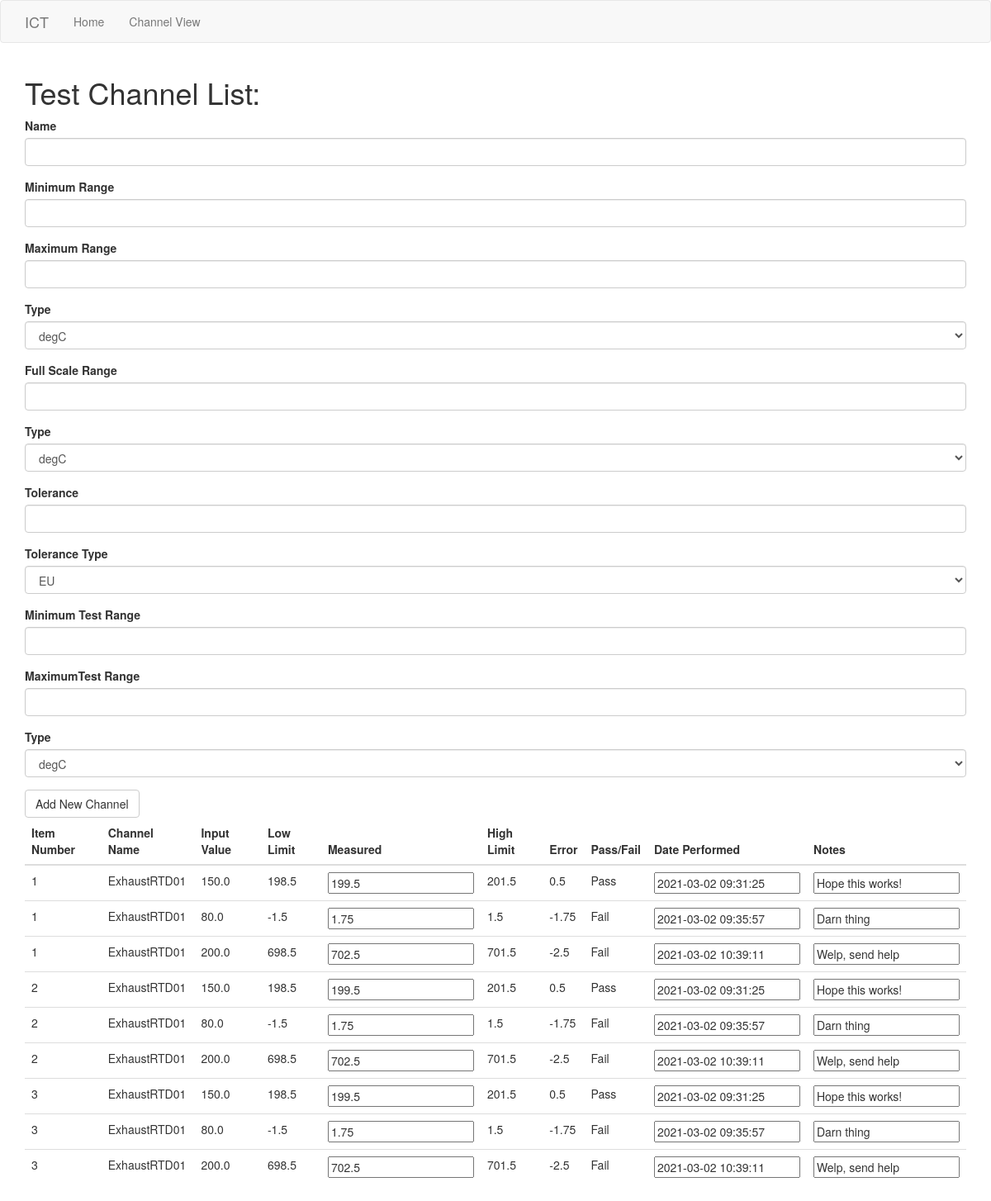
Page /channel_view on the earlier database version.
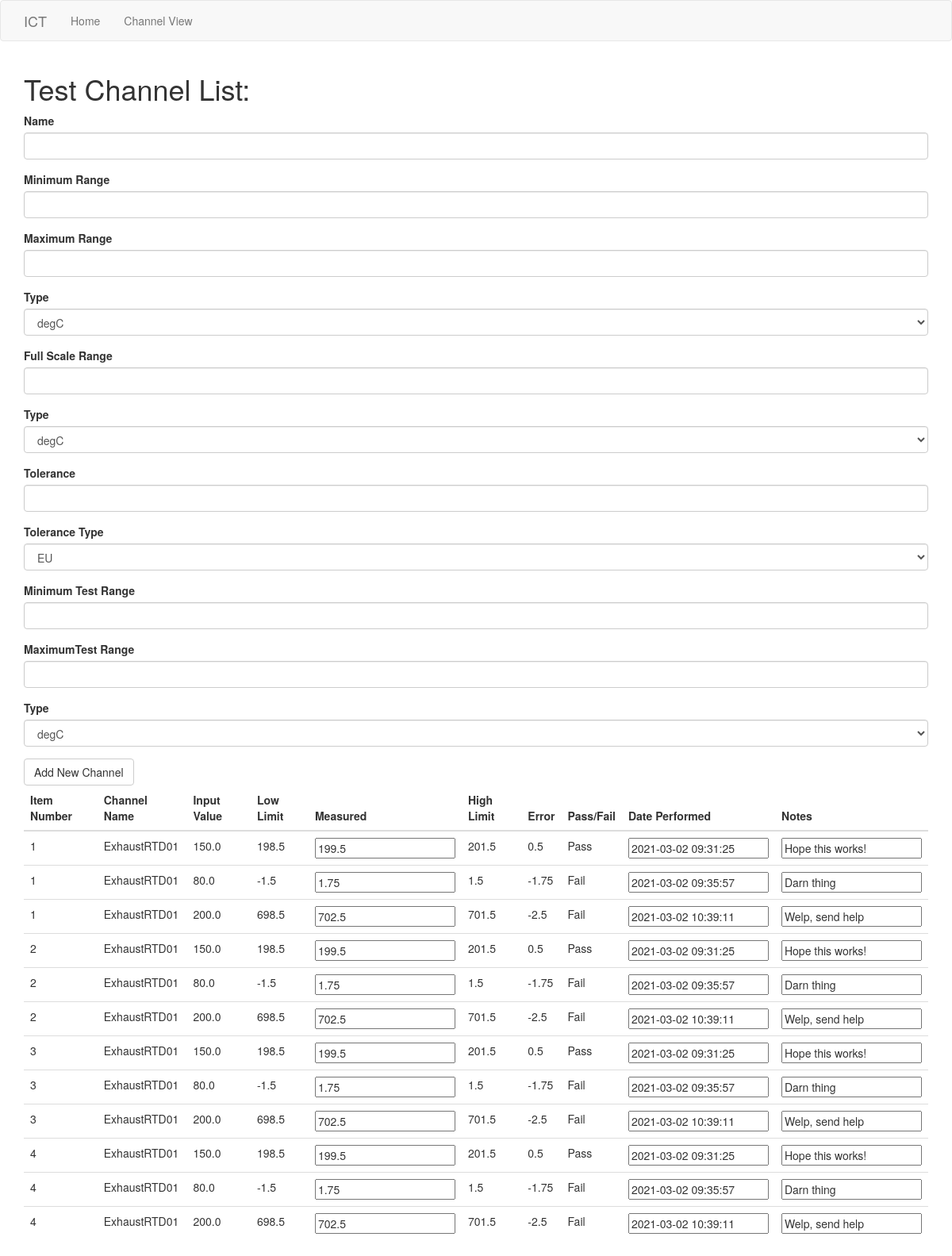
Same page on the later database version.
### app/models.py (models this page shows, shortened)
class TestPoint(db.Model):
	id = db.Column(db.Integer, primary_key=True)
	channel_id = db.Column(db.Integer, db.ForeignKey('channel.id'))
	input_val = db.Column(db.Float(16))
	measured_val = db.Column(db.Float(16))
	nominal_val = db.Column(db.Float(16))
	pf = db.Column(db.Integer) # 0 = Fail, 1 = Pass
	date_performed = db.Column(db.DateTime, default=datetime.utcnow)
	notes = db.Column(db.String(128))
	def get_channel(self):
		return Channel.query.filter_by(id=self.channel_id).first()
	def get_tolerance_type(self):
		return self.get_channel().tolerance_type
	def calc_error(self):
		return self.nominal_val - self.measured_val
	def calc_pf(self):
		if abs(self.calc_error()) > self.error_limit(self.get_tolerance_type()):
			self.pf = 0 # Fail
			return 'Fail'
		else:
			self.pf = 1 # Pass
			return 'Pass'
	def low_limit(self):
		return self.nominal_val - self.error_limit(self.get_tolerance_type())
	def high_limit(self):
		return self.nominal_val + self.error_limit(self.get_tolerance_type())
	def error_limit(self, get_tolerance_type):
		ch = self.get_channel()
		if get_tolerance_type == 0: # EU
			return ch.tolerance
		elif get_tolerance_type == 1: # %FS
			return ch.full_scale_range * (ch.tolerance / 100)
		elif get_tolerance_type == 2: # %RDG
			return self.nominal_val * (ch.tolerance / 100)
		else: # Error condition
			return -999

class Channel(db.Model):
	id = db.Column(db.Integer, primary_key=True)
	name = db.Column(db.String(32))
	_type = db.Column(db.Integer) # 0 = RTD, 1 = Pressure, 2 = Frequency, etc...
	range_min = db.Column(db.Float(16))
	range_max = db.Column(db.Float(16))
	eu = db.Column(db.Integer) # 0 = degC, 1 = Hz, 2 = lbf, etc...
	full_scale_range = db.Column(db.Float(16))
	full_scale_eu = db.Column(db.Integer) # 0 = degC, 1 = Hz, 2 = lbf, etc...
	tolerance = db.Column(db.Float(8))
	tolerance_type = db.Column(db.Integer) # 0 = EU, 1 = %FS, 2 = %RDG, 3 = Custom, etc...
	test_range_min = db.Column(db.Float(16))
	test_range_max = db.Column(db.Float(16))
	test_eu = db.Column(db.Integer) # 0 = degC, 1 = Hz, 2 = lbf, etc...
	test_points = db.relationship('TestPoint', backref='channel', lazy='dynamic')
	cal_eq_id_1 = db.Column(db.Integer)
	cal_eq_id_1_due_date = db.Column(db.DateTime, default=datetime.utcnow)

### app/main/routes.py (the view)
@bp.route('/channel_view', methods=['GET', 'POST'])
def channel_view():
    newChannelForm = NewChannelForm()
    if newChannelForm.validate_on_submit():
        return render_template('new_channel.html', form=newChannelForm,
            title='Add New Channel')
    testPointLists = []
    channelForm = ChannelForm()
    channelList = Channel.query.all()
    for channel in channelList:
        testPointList = TestPoint.query.filter_by(channel_id=channel.id).all()
        testPointLists.append(testPointList)
        for testPoint in testPointList:
            testPointForm = TestPointForm()
            testPointForm.measured_val = testPoint.measured_val
            testPointForm.date_performed = testPoint.date_performed
            testPointForm.notes = testPoint.notes
            channelForm.testPoints.append_entry(testPointForm)
    return render_template('channel_view.html', channelForm=channelForm, newChannelForm=newChannelForm,
                            testPointLists=testPointLists, channelList=channelList)

### app/main/forms.py
class NewChannelForm(FlaskForm):
    name = StringField('Name', validators=[DataRequired()])
    _type = SelectField('Type', choices=[(0, "RTD"),(1, "Pressure"),(2, "Frequency")])
    range_min = FloatField('Minimum Range', validators=[DataRequired()])
    range_max = FloatField('Maximum Range', validators=[DataRequired()])
    eu = SelectField('Type', choices=[(0, "degC"),(1, "Ohms"),(2, "Hz")])
    full_scale_range = FloatField('Full Scale Range', validators=[DataRequired()])
    full_scale_eu = SelectField('Type', choices=[(0, "degC"),(1, "Ohms"),(2, "Hz")])
    tolerance = FloatField('Tolerance', validators=[DataRequired()])
    tolerance_type = SelectField('Tolerance Type', choices=[(0, "EU"),(1, f"%FS"),(2, "%RDG")])
    test_range_min = FloatField('Minimum Test Range', validators=[DataRequired()])
    test_range_max = FloatField('MaximumTest Range', validators=[DataRequired()])
    test_eu = SelectField('Type', choices=[(0, "degC"),(1, "Ohms"),(2, "Hz")])
    submit = SubmitField('Add New Channel')

class ChannelForm(FlaskForm):
    testPoints = FieldList(FormField(TestPointForm))

### app/templates/channel_view.html (shortened to what this page needs)
{% extends "base.html" %}
{% import 'bootstrap/wtf.html' as wtf %}
{% block app_content %}
    <h1>Test Channel List:</h1>
    {% if newChannelForm %}
        {{ wtf.quick_form(newChannelForm) }}
    {% endif %}
    <div>
        <form action="" method="post" name="channelForm">
            <table class="table table-hover table-dark">
                <thead class="thead-dark">
                    <tr>
                        <th scope="col">Item Number</th>
                        <th scope="col">Channel Name</th>
                        <th scope="col">Input Value</th>
                        <th scope="col">Low Limit</th>
                        <th scope="col">Measured</th>
                        <th scope="col">High Limit</th>
                        <th scope="col">Error</th>
                        <th scope="col">Pass/Fail</th>
                        <th scope="col">Date Performed</th>
                        <th scope="col">Notes</th>
                    </tr>
                </thead>
                {% for channel, testPointList in zip(channelList, testPointLists) %}
                    {% for testPointForm, testPointFixedField in zip(channelForm.testPoints, testPointList) %}
                        <tr>
                            <td>{{ testPointFixedField.get_channel().id }}</th>
                            <td>{{ testPointFixedField.get_channel().name }}</td>
                            <td>{{ testPointFixedField.input_val }}</td>
                            <td>{{ testPointFixedField.low_limit() }}</td>
                            <td>{{ testPointForm.measured_val }}</td>
                            <td>{{ testPointFixedField.high_limit() }}</td>
                            <td>{{ testPointFixedField.calc_error() }}</td>
                            {% if testPointFixedField.calc_pf() == 'Pass' %}
                                <td class="table-success">{{ testPointFixedField.calc_pf() }}</td>
                            {% else %}
                                <td class="table-danger">{{ testPointFixedField.calc_pf() }}</td>
                            {% endif %}
                            <td>{{ testPointForm.date_performed }}</td>
                            <td>{{ testPointForm.notes }}</td>
                        </tr>
                    {% endfor %}
                {% endfor %}
            </table>
        </form>
    </div>
{% endblock %}

### app/templates/base.html (shortened to what this page needs)
{% extends 'bootstrap/base.html' %}
{% block navbar %}
    <nav class="navbar navbar-default">
        <div class="container">
            <div class="navbar-header">
                <a class="navbar-brand" href="{{ url_for('main.index') }}">ICT</a>
            </div>
            <div class="collapse navbar-collapse" id="bs-example-navbar-collapse-1">
                <ul class="nav navbar-nav">
                    <li><a href="{{ url_for('main.index') }}">{{ 'Home' }}</a></li>
                    <li><a href="{{ url_for('main.channel_view') }}">{{ 'Channel View' }}</a></li>
                </ul>
            </div>
        </div>
    </nav>
{% endblock %}
{% block content %}
    <div class="container">
        {% block app_content %}{% endblock %}
    </div>
{% endblock %}

Differences in the rows shown:
added TestPoint: get_channel "4", get_channel "ExhaustRTD01", input_val "150.0", low_limit "198.5", measured_val "199.5", high_limit "201.5", calc_error "0.5", calc_pf "Pass", date_performed "2021-03-02 09:31:25", notes "Hope this works!"
added TestPoint: get_channel "4", get_channel "ExhaustRTD01", input_val "80.0", low_limit "-1.5", measured_val "1.75", high_limit "1.5", calc_error "-1.75", calc_pf "Fail", date_performed "2021-03-02 09:35:57", notes "Darn thing"
added TestPoint: get_channel "4", get_channel "ExhaustRTD01", input_val "200.0", low_limit "698.5", measured_val "702.5", high_limit "701.5", calc_error "-2.5", calc_pf "Fail", date_performed "2021-03-02 10:39:11", notes "Welp, send help"
